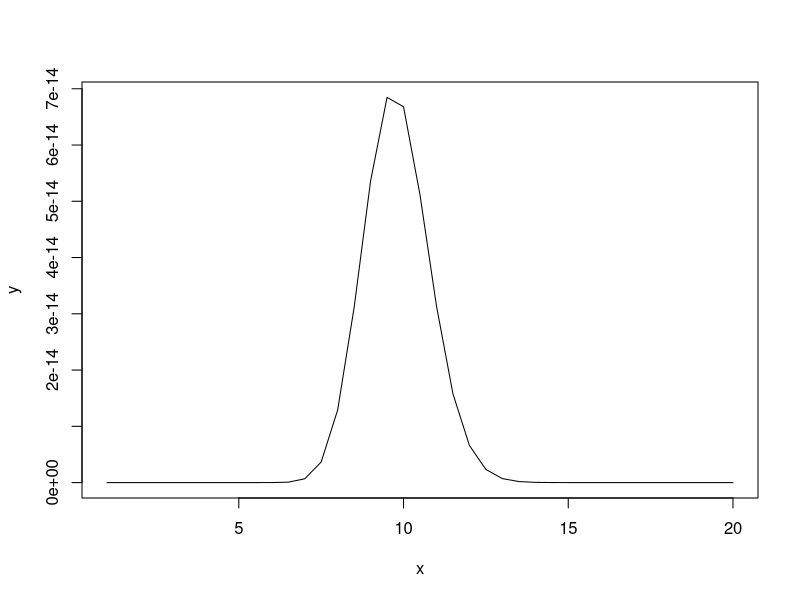

Source code (R):
# Problem 1.
## (a)

# similar to Example 4.1.1 in 2630day7b
obs <- c(6, 7, 9, 15, 10, 13, 11, 7, 2, 17)
Llamda <- function(lamda){
  prod(dpois(obs, lamda))
}

x<-seq(1,20, by = 0.5)
y <- NULL
for(i in 1:length(x)){y[i]<-Llamda(x[i])}
plot(x,y,type="l")

## (b)

optimize(Llamda,interval=c(1,15),maximum=TRUE)
